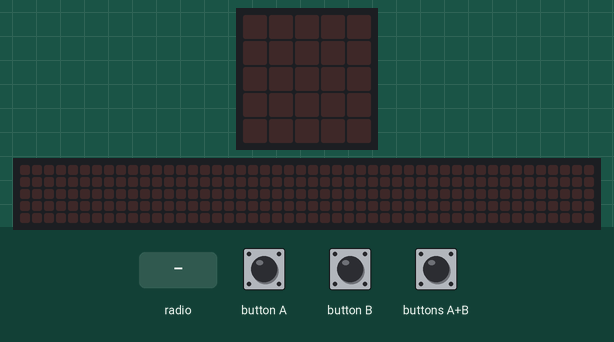
The program below on a simulated BBC micro:bit (MakeCode). On the bench: the board's 5×5 LED display, a strip that is not on the board, showing the scrolling text unrolled. The inputs (shaded band) are chosen by the test bench. The 48×5 strip is a reading aid, not a part: it shows the text the display is scrolling, unrolled, one strip-width of it at a time.

Above: at 1.2 s.
1.3 s: radio message "1" arrives
At 5.65 s:
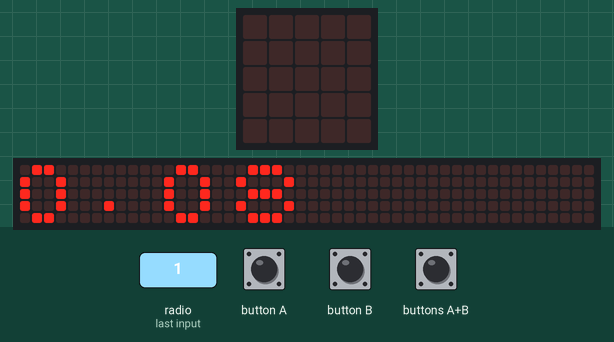
7.3 s: button A pressed for 0.15 s
At 8.1 s:
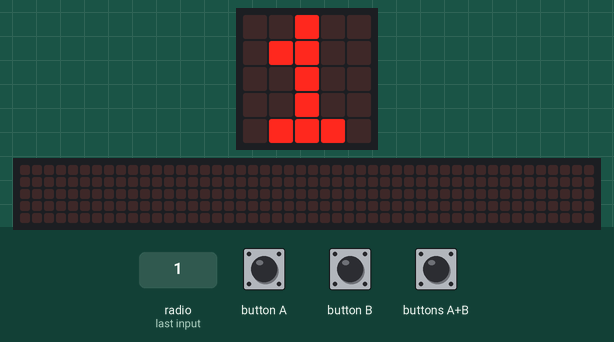
8.9 s: button B pressed for 0.15 s
At 10.2 s:
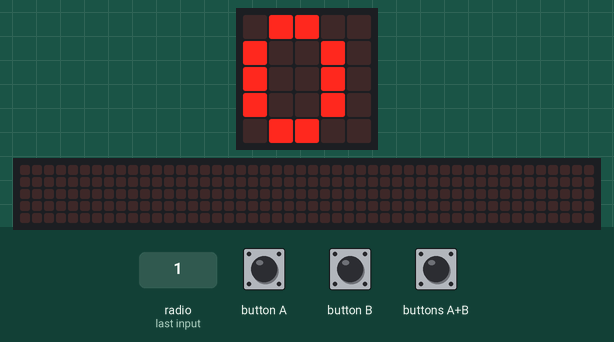
10.5 s: radio message "5" arrives
At 14.77 s:
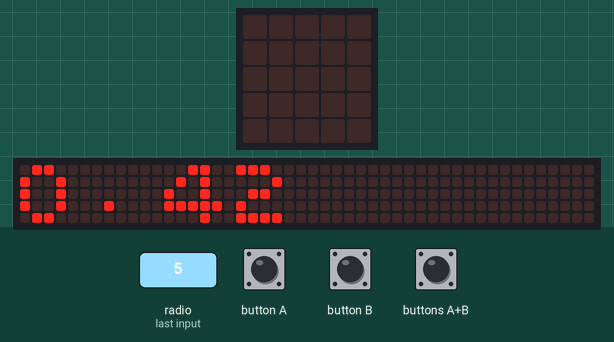
Timing chart, 0 to 16.0 s (numbered marks = the images above; inputs shaded):
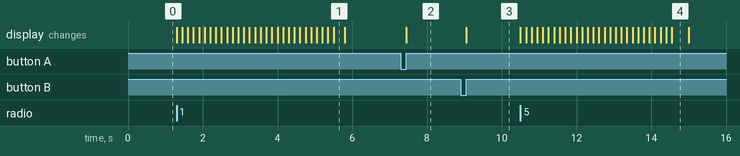

Measured:
- after the input at 1.3 s, the display: changes at once (image 1)
- after the input at 7.3 s, the display: changes after 0.15 s (image 2)
- after the input at 8.9 s, the display: changes after 0.15 s (image 3)
- after the input at 10.5 s, the display: first changes at once (image 4 shows a later state)
- what the display in image 4 shows lasts 0.4 s, from 14.6 s to 15.0 s

The program:

main.ts
```typescript
radio.onReceivedNumber(function (receivedNumber) {
    y = receivedNumber
    y = y / 12
    basic.showNumber(y)
})
input.onButtonPressed(Button.A, function () {
    x = x + 1
    basic.showNumber(x)
})
input.onButtonPressed(Button.AB, function () {
    x = x * 12
    radio.sendNumber(x)
})
input.onButtonPressed(Button.B, function () {
    x = 0
    basic.showNumber(x)
})
let y = 0
let x = 0
radio.setGroup(225)
x = 0
```

test.ts
```typescript
// 在這裡測試；當此封包作為擴充功能時，將不會編譯此內容。
```
